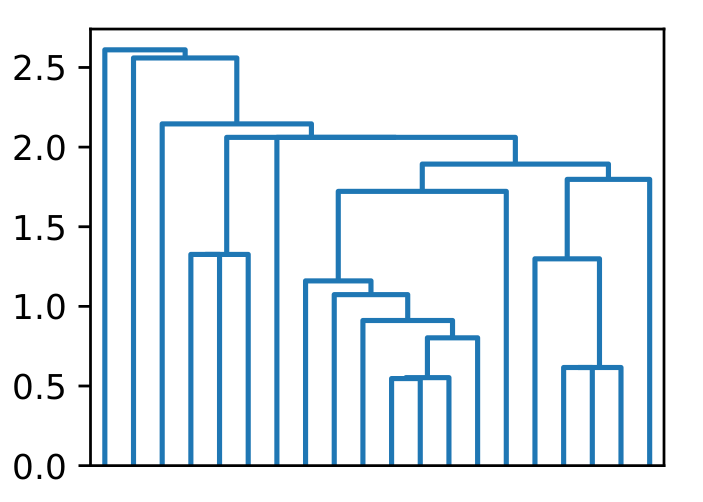

Recreate this plot in Python.
# Make data using sklearn

import numpy as np
from sklearn.datasets import make_blobs

points, y = make_blobs(n_samples=20, centers=3, n_features=2, random_state=0)

# Compute HDBSCAN* in parallel using our algorithm

from pyhdbscan import HDBSCAN

dendro = HDBSCAN(points, 3) # minPts = 3

# Visualize dendrogram using scipy

from matplotlib import pyplot as plt
from scipy.cluster.hierarchy import dendrogram, linkage

fig = plt.figure(figsize=(3,2.3))
dn = dendrogram(dendro, color_threshold=0, no_labels=True)
fig.savefig("example.pdf")
